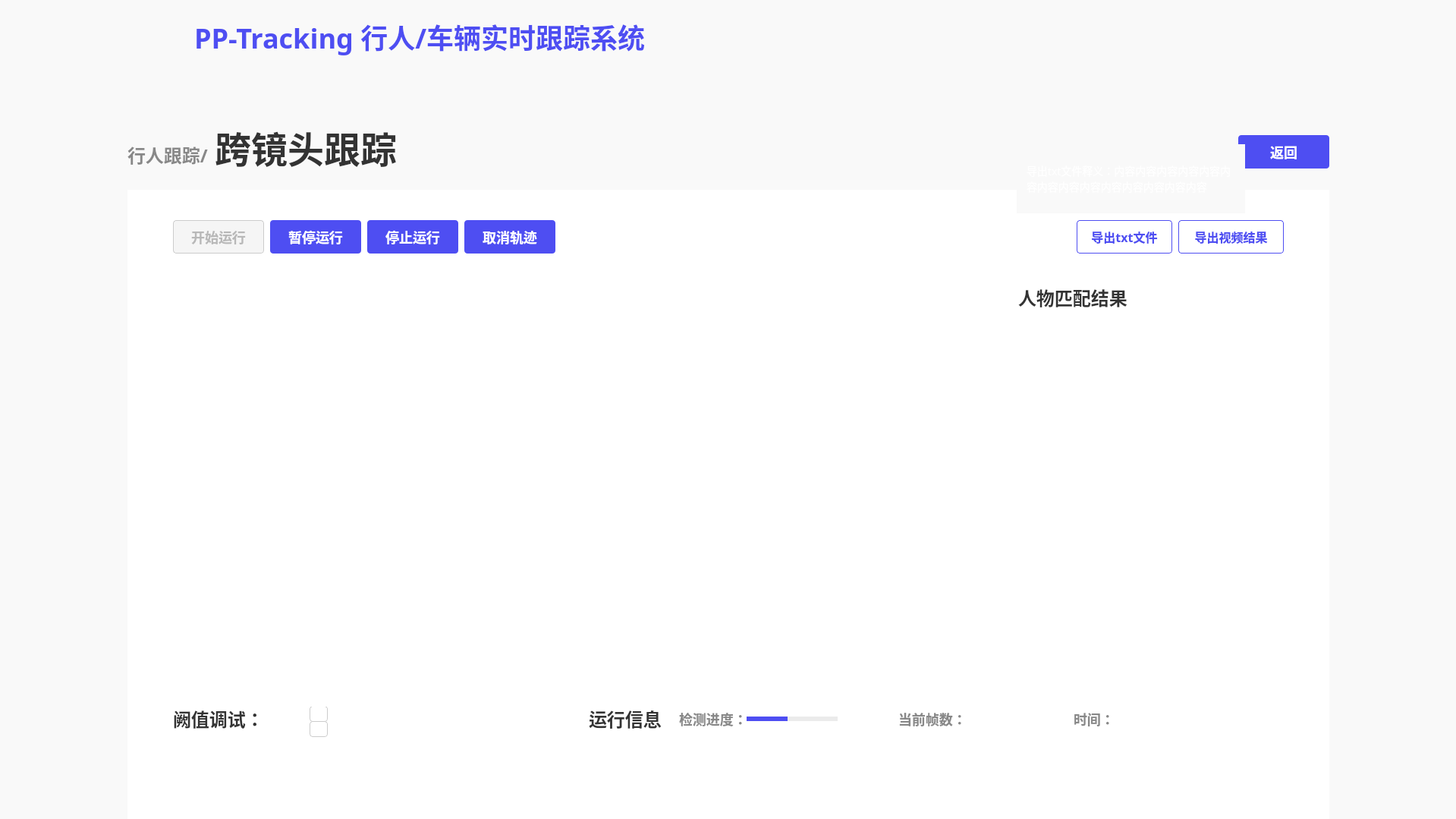
<?xml version="1.0" encoding="UTF-8"?>
<ui version="4.0">
 <class>MainWindow</class>
 <widget class="QMainWindow" name="MainWindow">
  <property name="geometry">
   <rect>
    <x>0</x>
    <y>0</y>
    <width>1919</width>
    <height>1079</height>
   </rect>
  </property>
  <property name="windowTitle">
   <string>MainWindow</string>
  </property>
  <widget class="QWidget" name="centralwidget">
   <property name="styleSheet">
    <string notr="true">QWidget{
background:#F9F9F9;
}</string>
   </property>
   <widget class="QLabel" name="label_2">
    <property name="geometry">
     <rect>
      <x>10</x>
      <y>10</y>
      <width>171</width>
      <height>81</height>
     </rect>
    </property>
    <property name="text">
     <string/>
    </property>
    <property name="pixmap">
     <pixmap resource="../firstSource.qrc">:/1/source/first/PP.PNG</pixmap>
    </property>
    <property name="scaledContents">
     <bool>true</bool>
    </property>
   </widget>
   <widget class="QLabel" name="label_3">
    <property name="geometry">
     <rect>
      <x>0</x>
      <y>0</y>
      <width>1920</width>
      <height>96</height>
     </rect>
    </property>
    <property name="styleSheet">
     <string notr="true">QLabel{
width: 1920px;
height: 96px;
background: #F9F9F9;
box-shadow: 0px 4px 0px 0px rgba(221, 221, 221, 0.3);
}</string>
    </property>
    <property name="text">
     <string/>
    </property>
   </widget>
   <widget class="QLabel" name="label">
    <property name="geometry">
     <rect>
      <x>0</x>
      <y>0</y>
      <width>212</width>
      <height>112</height>
     </rect>
    </property>
    <property name="styleSheet">
     <string notr="true">QLabel{
width: 212px;
height: 112px;
background: linear-gradient(270deg, #5453FF 0%, #553BD2 100%);
box-shadow: 0px 0px 20px 0px rgba(109, 80, 249, 0.4);
}</string>
    </property>
    <property name="text">
     <string/>
    </property>
    <property name="pixmap">
     <pixmap resource="../firstSource.qrc">:/1/source/first/1.PNG</pixmap>
    </property>
    <property name="scaledContents">
     <bool>true</bool>
    </property>
   </widget>
   <widget class="QLabel" name="label_4">
    <property name="geometry">
     <rect>
      <x>256</x>
      <y>22</y>
      <width>651</width>
      <height>52</height>
     </rect>
    </property>
    <property name="styleSheet">
     <string notr="true">QLabel{
width: 592px;
height: 52px;
font-size: 36px;
font-family: AlibabaPuHuiTi_2_75_SemiBold;
background: #F9F9F9;
color: #4E4EF2;
line-height: 52px;
font-weight: bold;
}</string>
    </property>
    <property name="text">
     <string>PP-Tracking 行人/车辆实时跟踪系统</string>
    </property>
   </widget>
   <widget class="QLabel" name="label_5">
    <property name="geometry">
     <rect>
      <x>168</x>
      <y>188</y>
      <width>121</width>
      <height>32</height>
     </rect>
    </property>
    <property name="styleSheet">
     <string notr="true">QLabel{
width: 107px;
height: 32px;
font-size: 24px;
font-family: AlibabaPuHuiTi_2_85_Bold;
color: #888888;
line-height: 32px;
font-weight:bold
}</string>
    </property>
    <property name="text">
     <string>行人跟踪/</string>
    </property>
   </widget>
   <widget class="QLabel" name="label_6">
    <property name="geometry">
     <rect>
      <x>283</x>
      <y>168</y>
      <width>251</width>
      <height>52</height>
     </rect>
    </property>
    <property name="styleSheet">
     <string notr="true">QLabel{
width: 237px;
height: 52px;
font-size: 48px;
font-family: AlibabaPuHuiTi_2_55_Regular;
color: #333333;
line-height: 52px;
font-weight:bold;
}</string>
    </property>
    <property name="text">
     <string>跨镜头跟踪</string>
    </property>
   </widget>
   <widget class="QWidget" name="widget" native="true">
    <property name="geometry">
     <rect>
      <x>168</x>
      <y>250</y>
      <width>1584</width>
      <height>830</height>
     </rect>
    </property>
    <property name="layoutDirection">
     <enum>Qt::LeftToRight</enum>
    </property>
    <property name="styleSheet">
     <string notr="true">QWidget{
width: 1584px;
height: 830px;
background: #FFFFFF;
}</string>
    </property>
    <widget class="QPushButton" name="pushButton">
     <property name="geometry">
      <rect>
       <x>60</x>
       <y>40</y>
       <width>120</width>
       <height>44</height>
      </rect>
     </property>
     <property name="styleSheet">
      <string notr="true">QPushButton{
width: 120px;
height: 44px;
background: #F5F5F5;
border-radius: 4px;
border: 1px solid #CCCCCC;
font-size: 18px;
font-family: AlibabaPuHuiTi_2_65_Medium;
color: #B8B8B8;
line-height: 26px;
font-weight:bold
}</string>
     </property>
     <property name="text">
      <string>开始运行</string>
     </property>
    </widget>
    <widget class="QPushButton" name="pushButton_2">
     <property name="geometry">
      <rect>
       <x>188</x>
       <y>40</y>
       <width>120</width>
       <height>44</height>
      </rect>
     </property>
     <property name="styleSheet">
      <string notr="true">QPushButton{
font-size: 18px;
font-family: AlibabaPuHuiTi_2_65_Medium;
color: #FFFFFF;	
line-height: 26px;

width: 120px;
height: 44px;
background: #4E4EF2;
border-radius: 4px;
font-weight: bold;
}

QPushButton:hover{
width: 120px;
height: 44px;
background: rgba(78, 78, 242, 204);
border-radius: 4px;
opacity: 0.8;

font-size: 18px;
font-family: AlibabaPuHuiTi_2_65_Medium;
color: #FFFFFF;	
line-height: 26px;
font-weight: bold;
}

QPushButton:click{
width: 120px;
height: 44px;
background: #4242D3;
border-radius: 4px;

font-size: 18px;
font-family: AlibabaPuHuiTi_2_65_Medium;
color: #FFFFFF;	
line-height: 26px;
font-weight: bold;
}</string>
     </property>
     <property name="text">
      <string>暂停运行</string>
     </property>
    </widget>
    <widget class="QPushButton" name="pushButton_3">
     <property name="geometry">
      <rect>
       <x>316</x>
       <y>40</y>
       <width>120</width>
       <height>44</height>
      </rect>
     </property>
     <property name="styleSheet">
      <string notr="true">QPushButton{
font-size: 18px;
font-family: AlibabaPuHuiTi_2_65_Medium;
color: #FFFFFF;	
line-height: 26px;

width: 120px;
height: 44px;
background: #4E4EF2;
border-radius: 4px;
font-weight: bold;
}

QPushButton:hover{
width: 120px;
height: 44px;
background: rgba(78, 78, 242, 204);
border-radius: 4px;
opacity: 0.8;

font-size: 18px;
font-family: AlibabaPuHuiTi_2_65_Medium;
color: #FFFFFF;	
line-height: 26px;
font-weight: bold;
}</string>
     </property>
     <property name="text">
      <string>停止运行</string>
     </property>
    </widget>
    <widget class="QPushButton" name="pushButton_4">
     <property name="geometry">
      <rect>
       <x>444</x>
       <y>40</y>
       <width>120</width>
       <height>44</height>
      </rect>
     </property>
     <property name="styleSheet">
      <string notr="true">QPushButton{
font-size: 18px;
font-family: AlibabaPuHuiTi_2_65_Medium;
color: #FFFFFF;	
line-height: 26px;

width: 120px;
height: 44px;
background: #4E4EF2;
border-radius: 4px;
font-weight: bold;
}

QPushButton:hover{
width: 120px;
height: 44px;
background: rgba(78, 78, 242, 204);
border-radius: 4px;
opacity: 0.8;

font-size: 18px;
font-family: AlibabaPuHuiTi_2_65_Medium;
color: #FFFFFF;	
line-height: 26px;
font-weight: bold;
}</string>
     </property>
     <property name="text">
      <string>取消轨迹</string>
     </property>
    </widget>
    <widget class="QLabel" name="label_8">
     <property name="geometry">
      <rect>
       <x>60</x>
       <y>679</y>
       <width>111</width>
       <height>36</height>
      </rect>
     </property>
     <property name="styleSheet">
      <string notr="true">QLabel{
width: 119px;
height: 36px;
font-size: 24px;
font-family: AlibabaPuHuiTi_2_65_Medium;
color: #333333;
line-height: 36px;
font-weight:bold;
}</string>
     </property>
     <property name="text">
      <string>阙值调试：</string>
     </property>
    </widget>
    <widget class="QLabel" name="label_12">
     <property name="geometry">
      <rect>
       <x>608</x>
       <y>679</y>
       <width>111</width>
       <height>36</height>
      </rect>
     </property>
     <property name="styleSheet">
      <string notr="true">QLabel{
width: 119px;
height: 36px;
font-size: 24px;
font-family: AlibabaPuHuiTi_2_65_Medium;
color: #333333;
line-height: 36px;
font-weight:bold;
}</string>
     </property>
     <property name="text">
      <string>运行信息</string>
     </property>
    </widget>
    <widget class="QLabel" name="label_13">
     <property name="geometry">
      <rect>
       <x>727</x>
       <y>684</y>
       <width>89</width>
       <height>26</height>
      </rect>
     </property>
     <property name="styleSheet">
      <string notr="true">QLabel{
width: 89px;
height: 26px;
font-size: 18px;
font-family: AlibabaPuHuiTi_2_65_Medium;
color: #888888;
line-height: 26px;
font-weight:bold;
}</string>
     </property>
     <property name="text">
      <string>检测进度：</string>
     </property>
    </widget>
    <widget class="QPushButton" name="pushButton_8">
     <property name="geometry">
      <rect>
       <x>1251</x>
       <y>40</y>
       <width>126</width>
       <height>44</height>
      </rect>
     </property>
     <property name="whatsThis">
      <string>&lt;html&gt;&lt;head/&gt;&lt;body&gt;&lt;p&gt;3411212&lt;/p&gt;&lt;/body&gt;&lt;/html&gt;</string>
     </property>
     <property name="styleSheet">
      <string notr="true">QPushButton{
width: 120px;
height: 40px;
border-radius: 4px;
border: 1px solid #4E4EF2;
font-weight:bold;

font-size: 16px;
font-family: AlibabaPuHuiTi_2_65_Medium;
color: #4E4EF2;
line-height: 24px;
}
QPushButton:hover{
width: 120px;
height: 44px;
background: rgba(255, 255, 255, 204);
border-radius: 4px;
border: 1px solid rgba(78, 78, 242, 204);

font-weight:bold;
font-size: 16px;
font-family: AlibabaPuHuiTi_2_65_Medium;
color: rgba(78, 78, 242, 204);
line-height: 24px;
}</string>
     </property>
     <property name="text">
      <string>导出txt文件</string>
     </property>
    </widget>
    <widget class="QPushButton" name="pushButton_9">
     <property name="geometry">
      <rect>
       <x>1385</x>
       <y>40</y>
       <width>139</width>
       <height>44</height>
      </rect>
     </property>
     <property name="styleSheet">
      <string notr="true">QPushButton{
width: 120px;
height: 40px;
border-radius: 4px;
border: 1px solid #4E4EF2;
font-weight:bold;

font-size: 16px;
font-family: AlibabaPuHuiTi_2_65_Medium;
color: #4E4EF2;
line-height: 24px;
}
QPushButton:hover{
width: 120px;
height: 44px;
background: rgba(255, 255, 255, 204);
border-radius: 4px;
border: 1px solid rgba(78, 78, 242, 204);

font-weight:bold;
font-size: 16px;
font-family: AlibabaPuHuiTi_2_65_Medium;
color: rgba(78, 78, 242, 204);
line-height: 24px;
}</string>
     </property>
     <property name="text">
      <string>导出视频结果</string>
     </property>
    </widget>
    <widget class="QLabel" name="label_22">
     <property name="geometry">
      <rect>
       <x>1016</x>
       <y>684</y>
       <width>89</width>
       <height>26</height>
      </rect>
     </property>
     <property name="styleSheet">
      <string notr="true">QLabel{
width: 89px;
height: 26px;
font-size: 18px;
font-family: AlibabaPuHuiTi_2_65_Medium;
color: #888888;
line-height: 26px;
font-weight:bold;
}</string>
     </property>
     <property name="text">
      <string>当前帧数：</string>
     </property>
    </widget>
    <widget class="QLabel" name="label_23">
     <property name="geometry">
      <rect>
       <x>1247</x>
       <y>684</y>
       <width>51</width>
       <height>26</height>
      </rect>
     </property>
     <property name="styleSheet">
      <string notr="true">QLabel{
width: 89px;
height: 26px;
font-size: 18px;
font-family: AlibabaPuHuiTi_2_65_Medium;
color: #888888;
line-height: 26px;
font-weight:bold;
}</string>
     </property>
     <property name="text">
      <string>时间：</string>
     </property>
    </widget>
    <widget class="QWidget" name="widget_8" native="true">
     <property name="geometry">
      <rect>
       <x>816</x>
       <y>694</y>
       <width>120</width>
       <height>6</height>
      </rect>
     </property>
     <property name="styleSheet">
      <string notr="true">QWidget{
width: 120px;
height: 6px;
background: rgba(221, 221, 221, 0.6);
border-radius: 5px;
}</string>
     </property>
     <widget class="QLabel" name="label_progressBar">
      <property name="geometry">
       <rect>
        <x>0</x>
        <y>0</y>
        <width>54</width>
        <height>6</height>
       </rect>
      </property>
      <property name="styleSheet">
       <string notr="true">QLabel{
width: 70px;
height: 6px;
background: #4E4EF2;
border-radius: 5px;
}</string>
      </property>
      <property name="text">
       <string/>
      </property>
     </widget>
    </widget>
    <widget class="QLabel" name="label_progressBar_num">
     <property name="geometry">
      <rect>
       <x>852</x>
       <y>654</y>
       <width>48</width>
       <height>36</height>
      </rect>
     </property>
     <property name="styleSheet">
      <string notr="true">QLabel{
width: 48px;
height: 36px;
font-size: 24px;
font-family: AlibabaPuHuiTi_2_65_Medium;
color: #4E4EF2;
line-height: 36px;
font-weight:bold
}</string>
     </property>
     <property name="text">
      <string/>
     </property>
    </widget>
    <widget class="QLabel" name="label_frames">
     <property name="geometry">
      <rect>
       <x>1105</x>
       <y>684</y>
       <width>111</width>
       <height>26</height>
      </rect>
     </property>
     <property name="styleSheet">
      <string notr="true">QLabel{
width: 89px;
height: 26px;
font-size: 18px;
font-family: AlibabaPuHuiTi_2_65_Medium;
color: #888888;
line-height: 26px;
font-weight:bold;
}</string>
     </property>
     <property name="text">
      <string/>
     </property>
    </widget>
    <widget class="QLabel" name="label_time">
     <property name="geometry">
      <rect>
       <x>1301</x>
       <y>684</y>
       <width>251</width>
       <height>26</height>
      </rect>
     </property>
     <property name="styleSheet">
      <string notr="true">QLabel{
width: 89px;
height: 26px;
font-size: 18px;
font-family: AlibabaPuHuiTi_2_65_Medium;
color: #888888;
line-height: 26px;
font-weight:bold;
}</string>
     </property>
     <property name="text">
      <string/>
     </property>
    </widget>
    <widget class="QLabel" name="label_10">
     <property name="geometry">
      <rect>
       <x>240</x>
       <y>680</y>
       <width>24</width>
       <height>21</height>
      </rect>
     </property>
     <property name="styleSheet">
      <string notr="true">QLabel{
width: 24px;
height: 21px;
background: #FFFFFF;
border-radius: 4px 4px 0px 0px;
border: 1px solid #CCCCCC;
}</string>
     </property>
     <property name="text">
      <string/>
     </property>
    </widget>
    <widget class="QLabel" name="label_18">
     <property name="geometry">
      <rect>
       <x>240</x>
       <y>700</y>
       <width>24</width>
       <height>21</height>
      </rect>
     </property>
     <property name="styleSheet">
      <string notr="true">QLabel{
width: 24px;
height: 21px;
background: #FFFFFF;
border-radius:4px;
border: 1px solid #CCCCCC;
}</string>
     </property>
     <property name="text">
      <string/>
     </property>
    </widget>
    <widget class="QPushButton" name="pushButton_7">
     <property name="geometry">
      <rect>
       <x>244</x>
       <y>682</y>
       <width>16</width>
       <height>16</height>
      </rect>
     </property>
     <property name="styleSheet">
      <string notr="true">QPushButton{
image:url(:/1/source/second/normal_triangle_up.png);
border:0px
}

QPushButton:hover{
image:url(:/1/source/second/light_up.png);
border:0px
}</string>
     </property>
     <property name="text">
      <string/>
     </property>
    </widget>
    <widget class="QPushButton" name="pushButton_11">
     <property name="geometry">
      <rect>
       <x>244</x>
       <y>702</y>
       <width>16</width>
       <height>16</height>
      </rect>
     </property>
     <property name="styleSheet">
      <string notr="true">QPushButton{
image:url(:/1/source/second/normal_triangle_down.png);
border:0px
}
QPushButton:hover{
image:url(:/1/source/second/light_down.png);
border:0px
}</string>
     </property>
     <property name="text">
      <string/>
     </property>
    </widget>
    <widget class="QLabel" name="label_confi_tip">
     <property name="geometry">
      <rect>
       <x>70</x>
       <y>590</y>
       <width>301</width>
       <height>91</height>
      </rect>
     </property>
     <property name="styleSheet">
      <string notr="true">QLabel{
width: 300px;
height: 108px;
opacity: 0.1;
background:url(:/1/source/second/ToolTip.PNG);
background-repeat: no-repeat;

font-size: 14px;
font-family: AlibabaPuHuiTi_2_55_Regular;
color: #FFFFFF;
line-height: 22px;
padding:10px
}</string>
     </property>
     <property name="text">
      <string>阙值调试释义：内容内容内容内容内容内容内容内容内容内容内容内容内容内容内容内容内容内容</string>
     </property>
     <property name="scaledContents">
      <bool>true</bool>
     </property>
     <property name="alignment">
      <set>Qt::AlignLeading|Qt::AlignLeft|Qt::AlignVCenter</set>
     </property>
     <property name="wordWrap">
      <bool>true</bool>
     </property>
    </widget>
    <widget class="QLabel" name="label_7">
     <property name="geometry">
      <rect>
       <x>60</x>
       <y>106</y>
       <width>517</width>
       <height>540</height>
      </rect>
     </property>
     <property name="text">
      <string/>
     </property>
    </widget>
    <widget class="QLabel" name="label_14">
     <property name="geometry">
      <rect>
       <x>607</x>
       <y>108</y>
       <width>517</width>
       <height>540</height>
      </rect>
     </property>
     <property name="text">
      <string/>
     </property>
    </widget>
    <widget class="QWidget" name="widget_2" native="true">
     <property name="geometry">
      <rect>
       <x>1154</x>
       <y>108</y>
       <width>370</width>
       <height>540</height>
      </rect>
     </property>
     <widget class="QLabel" name="label_17">
      <property name="geometry">
       <rect>
        <x>20</x>
        <y>16</y>
        <width>171</width>
        <height>36</height>
       </rect>
      </property>
      <property name="styleSheet">
       <string notr="true">QLabel{
width: 142px;
height: 36px;
font-size: 24px;
font-family: AlibabaPuHuiTi_2_65_Medium;
color: #333333;
font-weight:bold;
line-height: 36px;
border:0px;
}</string>
      </property>
      <property name="text">
       <string>人物匹配结果</string>
      </property>
     </widget>
    </widget>
    <zorder>pushButton</zorder>
    <zorder>pushButton_2</zorder>
    <zorder>pushButton_3</zorder>
    <zorder>pushButton_4</zorder>
    <zorder>label_8</zorder>
    <zorder>label_12</zorder>
    <zorder>label_13</zorder>
    <zorder>pushButton_8</zorder>
    <zorder>pushButton_9</zorder>
    <zorder>label_22</zorder>
    <zorder>label_23</zorder>
    <zorder>widget_8</zorder>
    <zorder>label_progressBar_num</zorder>
    <zorder>label_frames</zorder>
    <zorder>label_time</zorder>
    <zorder>label_10</zorder>
    <zorder>label_18</zorder>
    <zorder>pushButton_7</zorder>
    <zorder>pushButton_11</zorder>
    <zorder>label_7</zorder>
    <zorder>label_14</zorder>
    <zorder>label_confi_tip</zorder>
    <zorder>widget_2</zorder>
   </widget>
   <widget class="QLabel" name="label_txt_tip">
    <property name="geometry">
     <rect>
      <x>1340</x>
      <y>190</y>
      <width>301</width>
      <height>91</height>
     </rect>
    </property>
    <property name="styleSheet">
     <string notr="true">QLabel{
width: 300px;
height: 108px;
opacity: 0.1;
background:url(:/1/source/second/ToolTip.PNG);
background-repeat: no-repeat;

font-size: 14px;
font-family: AlibabaPuHuiTi_2_55_Regular;
color: #FFFFFF;
line-height: 22px;
padding:10px
}</string>
    </property>
    <property name="text">
     <string>导出txt文件释义：内容内容内容内容内容内容内容内容内容内容内容内容内容内容</string>
    </property>
    <property name="scaledContents">
     <bool>true</bool>
    </property>
    <property name="alignment">
     <set>Qt::AlignLeading|Qt::AlignLeft|Qt::AlignVCenter</set>
    </property>
    <property name="wordWrap">
     <bool>true</bool>
    </property>
   </widget>
   <widget class="QPushButton" name="pushButton_13">
    <property name="geometry">
     <rect>
      <x>1632</x>
      <y>178</y>
      <width>120</width>
      <height>44</height>
     </rect>
    </property>
    <property name="styleSheet">
     <string notr="true">QPushButton{
font-size: 18px;
font-family: AlibabaPuHuiTi_2_65_Medium;
color: #FFFFFF;	
line-height: 26px;

width: 120px;
height: 44px;
background: #4E4EF2;
border-radius: 4px;
font-weight: bold;
}

QPushButton:hover{
width: 120px;
height: 44px;
background: rgba(78, 78, 242, 204);
border-radius: 4px;
opacity: 0.8;

font-size: 18px;
font-family: AlibabaPuHuiTi_2_65_Medium;
color: #FFFFFF;	
line-height: 26px;
font-weight: bold;
}</string>
    </property>
    <property name="text">
     <string>返回</string>
    </property>
   </widget>
   <zorder>label_3</zorder>
   <zorder>label</zorder>
   <zorder>label_4</zorder>
   <zorder>label_2</zorder>
   <zorder>label_5</zorder>
   <zorder>label_6</zorder>
   <zorder>widget</zorder>
   <zorder>pushButton_13</zorder>
   <zorder>label_txt_tip</zorder>
  </widget>
 </widget>
 <resources>
  <include location="../firstSource.qrc"/>
  <include location="../secondSource.qrc"/>
 </resources>
 <connections/>
</ui>
